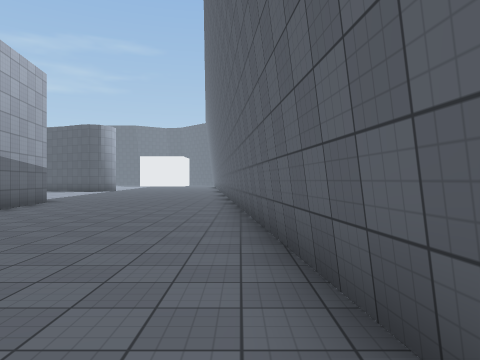
view 1 (above)

24 first-person views from a walk through a 3-D level made in the Unity game engine. The camera is 1.5 m above the floor, looks level and sees 70° across. The floor is counted in squares, 2 m on a side. Each view is taken from the middle of a square. On the plan, view 1 faces up. The plan holds only what a view shows up to about 11 squares ahead; the rest is blank. The place goes on beyond the plan. Surface patterns are stand-ins for the level's own textures.

view 2
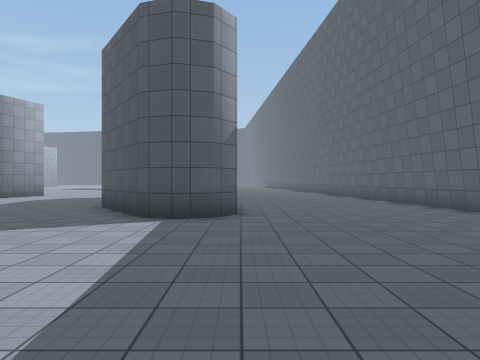

view 3
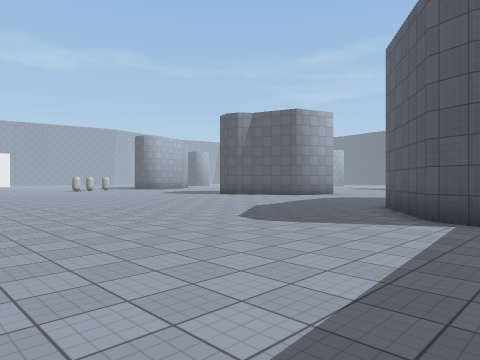

view 4
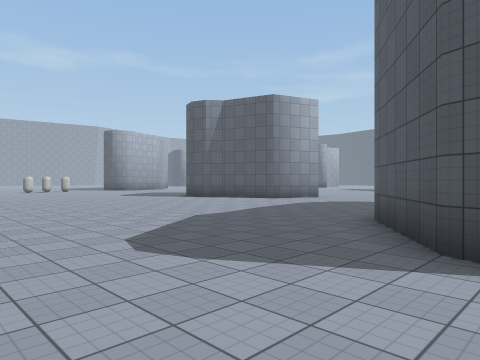

view 5
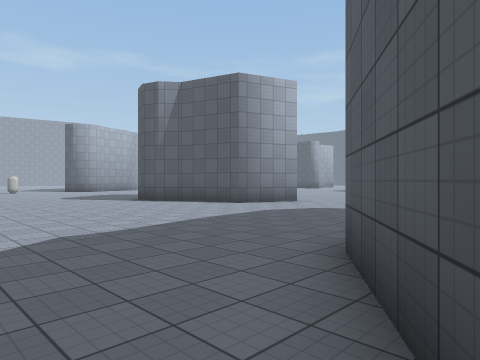

view 6
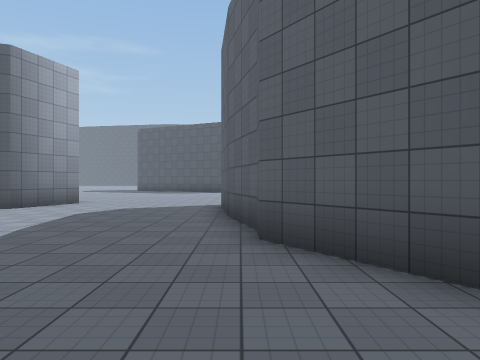

view 7
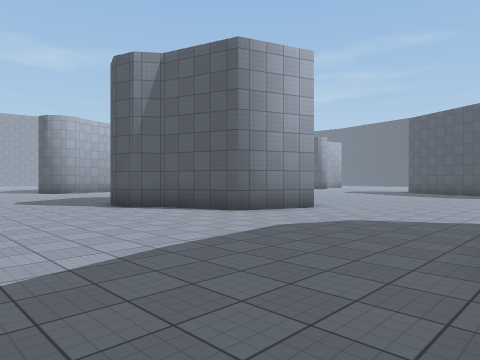

view 8
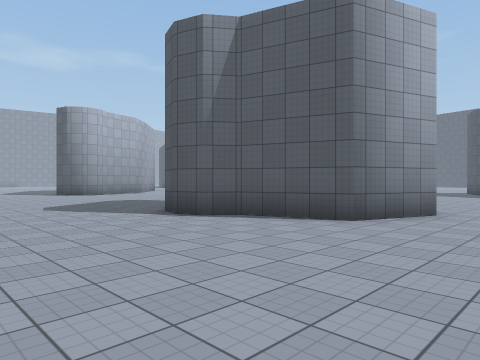

view 9
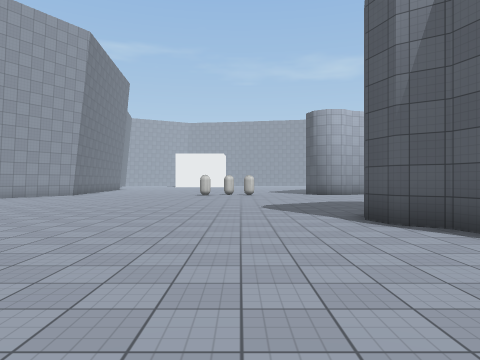

view 10
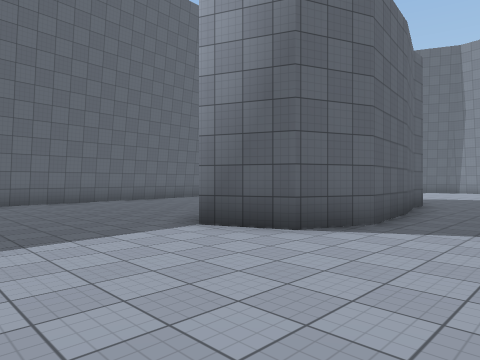

view 11
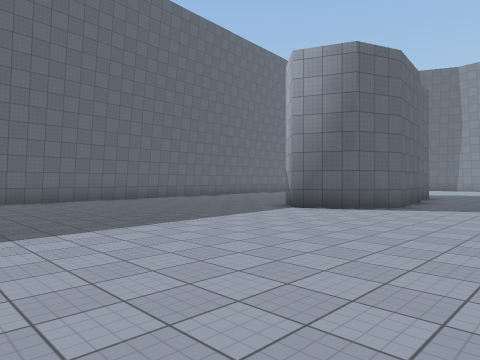

view 12
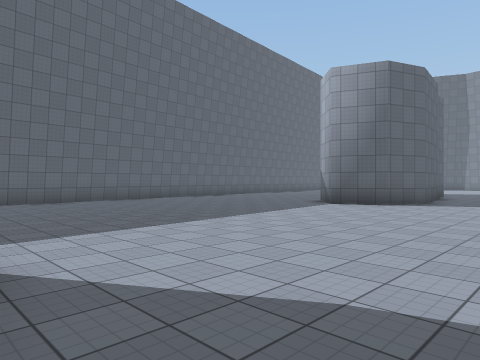

view 13
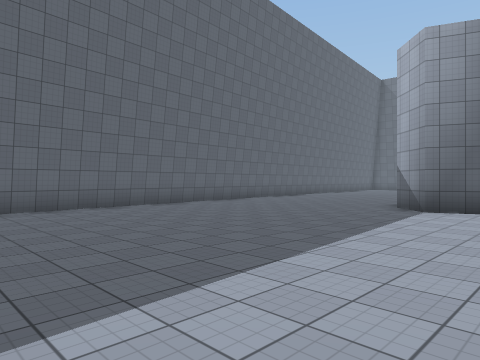

view 14
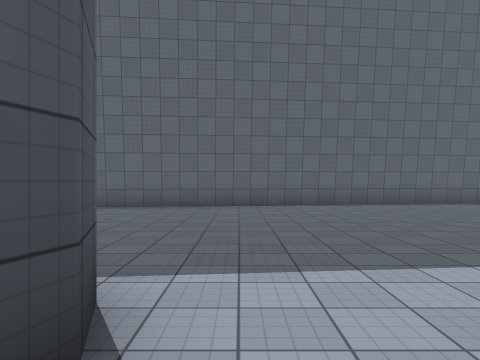

view 15
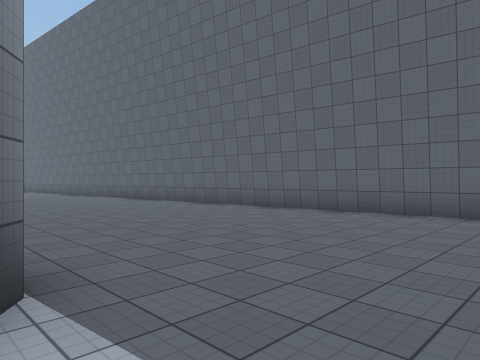

view 16
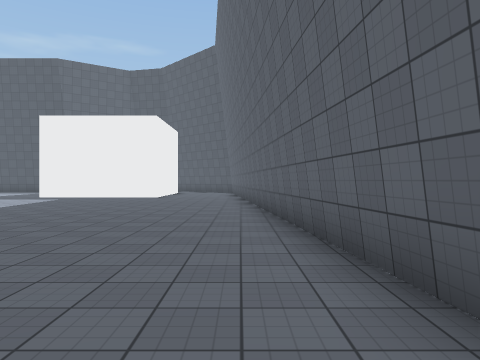

view 17
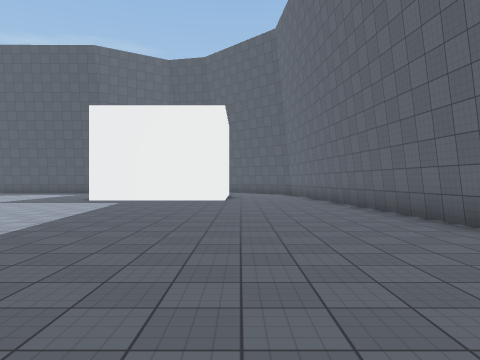

view 18
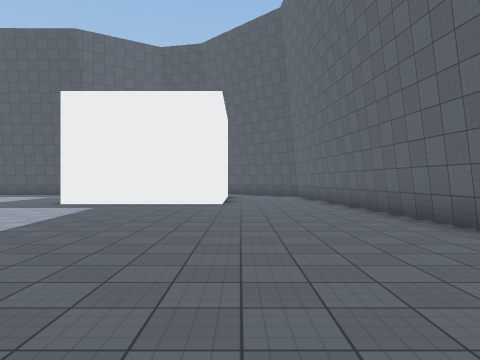

view 19
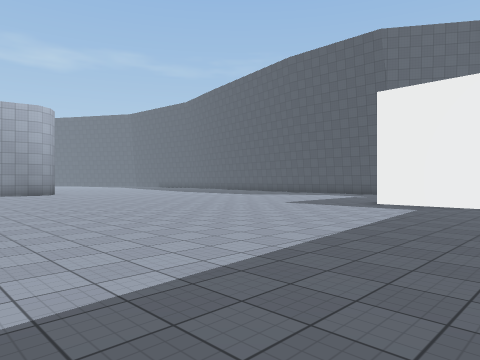

view 20
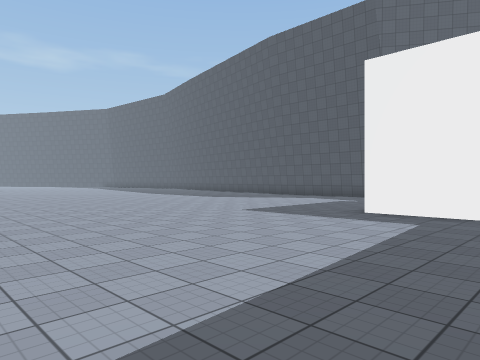

view 21
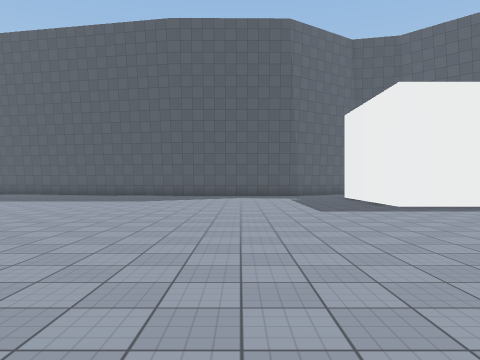

view 22
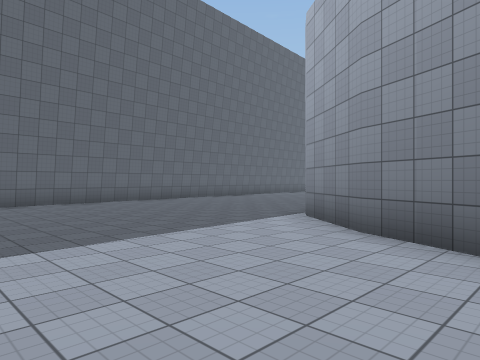

view 23
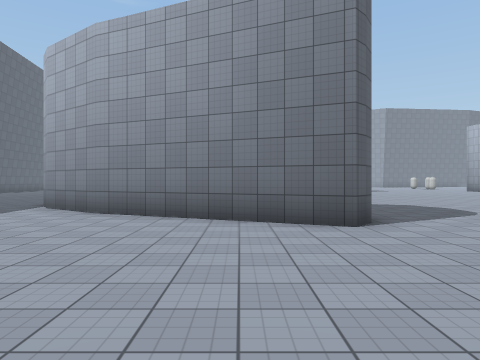

view 24
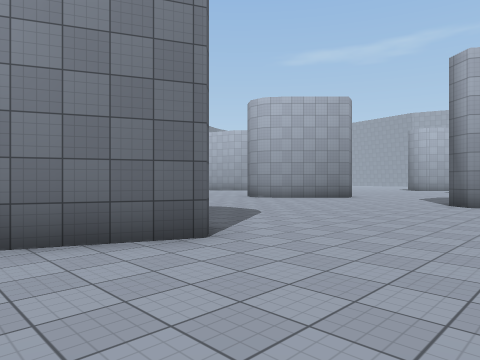

### Floor plan
Points are (right, up) in squares from view 1. A wall is a line through its corners. A room is listed if a view was taken in it or the views show most of it. See-through windows are left out.
Room 1 (views 1, 2, 3, 4, 5, 6, 7, 8, 9, 10, 11, 12, 13, 14, 15, 16, 17, 18, 19, 20, 21, 22, 23, 24)
walls: (-8.8, 21.9) (-9.6, 21.6) (-10, 21.8); (-14.2, 12.1) (-15, 9.9) (-17.2, 9.2) (-17.7, 8.6) (-18.4, 8.4) (-19.2, 8.6); (-8.9, 23.9) (-8.5, 23.3); (-10.8, 25.4) (-8.8, 23.9); (-16.3, 26.9) (-16.1, 27.3); (-6.4, 11) (-6, 8.5); (-15.9, 27.6) (-10.7, 25.3); (-8.7, 6.1) (-9.2, 8) (-9.5, 10.3) (-9, 11.8) (-7.4, 12.4) (-6.4, 11.3); (-23.8, 28.9) (-24.3, 28.2); (-5, 3.5) (-5.5, 2.8) (-6.2, 2.6) (-7, 2.8) (-8.8, 5.3) (-8.8, 6.1); (0.7, 0.9) (-3.1, 40); (-6.5, 39.6) (-11.5, 39.6) (-11.5, 41)

Where each view was taken, in squares from view 1:
view 1: 0 up, 0 right, facing up
view 2: 4 down, 5 left, facing up
view 3: 4 down, 5 left, facing up-left
view 4: 1 down, 6 left, facing up-left
view 5: 2 up, 7 left, facing up-left
view 6: 1 up, 9 left, facing up
view 7: 4 up, 9 left, facing up-left
view 8: 4 up, 12 left, facing up-left
view 9: 6 up, 12 left, facing left
view 10: 16 up, 12 left, facing down-right
view 11: 20 up, 13 left, facing down-right
view 12: 22 up, 13 left, facing down-right
view 13: 21 up, 10 left, facing down-right
view 14: 21 up, 11 left, facing right
view 15: 20 up, 9 left, facing up-right
view 16: 25 up, 3 left, facing up
view 17: 27 up, 6 left, facing up
view 18: 29 up, 6 left, facing up
view 19: 29 up, 7 left, facing up-left
view 20: 32 up, 8 left, facing up-left
view 21: 30 up, 16 left, facing up
view 22: 30 up, 13 left, facing down-right
view 23: 33 up, 14 left, facing down
view 24: 31 up, 13 left, facing down-left
